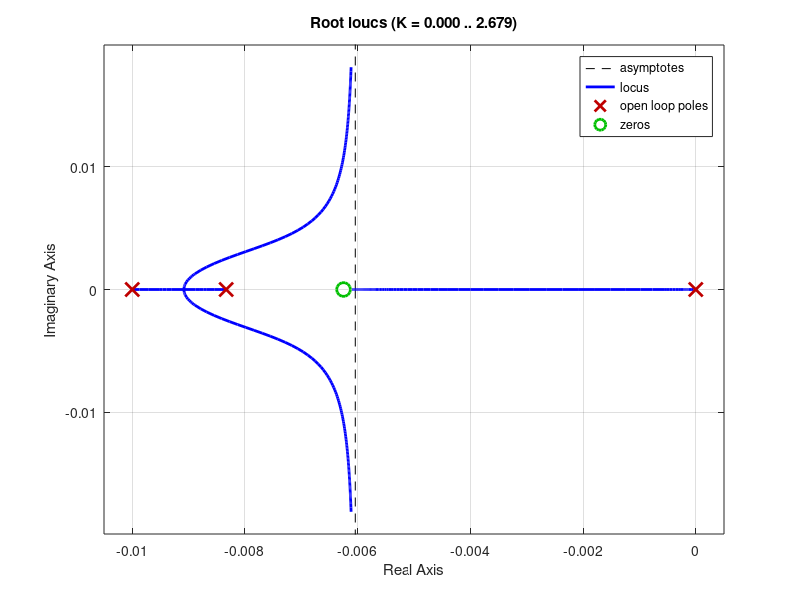
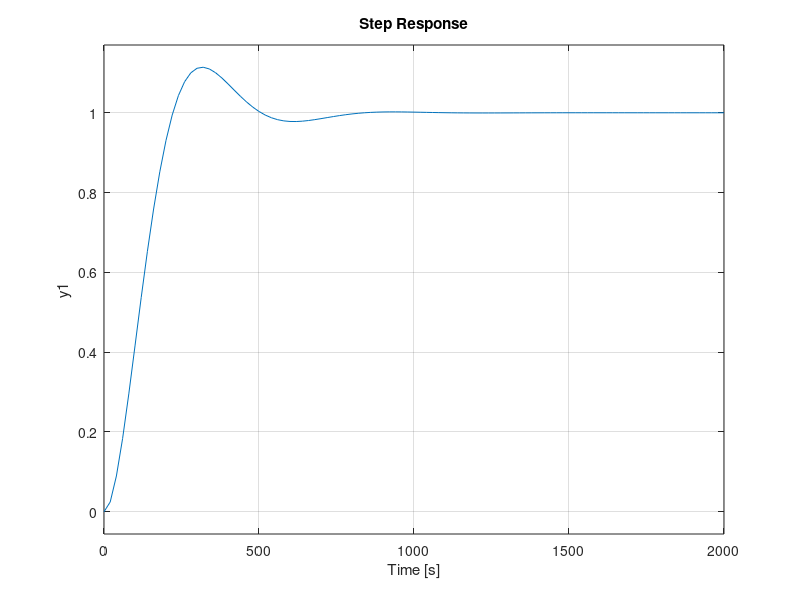
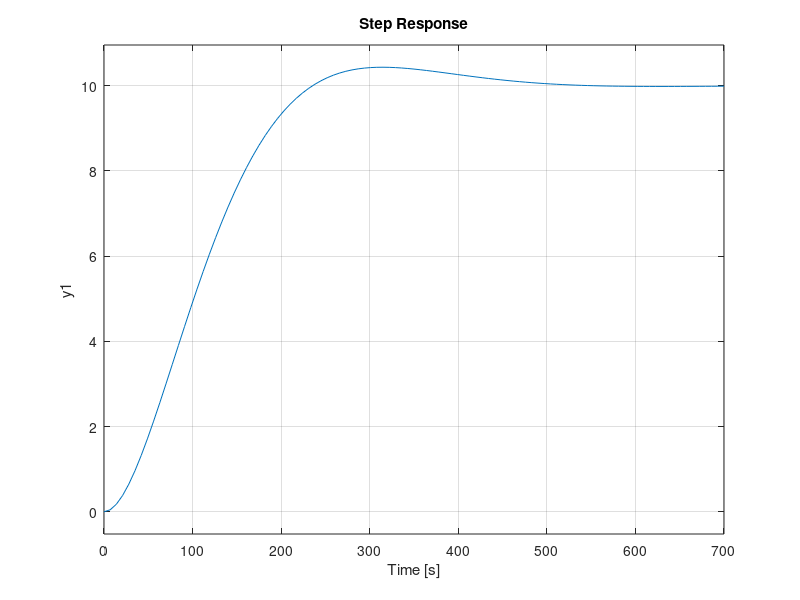

MATLAB code for these plots, in order:
%% Mean arteriar pressure, automatic anasthesia model

% Plant
G = tf([1], [120 1 0])

a = 1/100;
b = 1/160;

s = tf('s');
F0 = (160*s+1)/(100*s+1)

    
%F0 = zpk([-b], [-a], a/b);

K = 1e-2;

F = K*F0

Gc = feedback(G*F, 1);


figure(1)
clf
rlocus(G*F)
print -dpdf map_rlocus.pdf


figure(2)
clf
step(Gc)

%%
% Sample the system

h = 12; % in seconds, equal to delay
Gd = c2d(G, h)


% State space system
A = [0, 1; 0 -1/120];
B = [0;1/120];
C = [1, 0];

sys = ss(A, B, C, [])

K = [24/1000, 1.4];

eig (A-B*K)

k0 = 12/50;

sys_c = ss(A-B*K, k0*B, C, []);

figure
step(sys_c)
